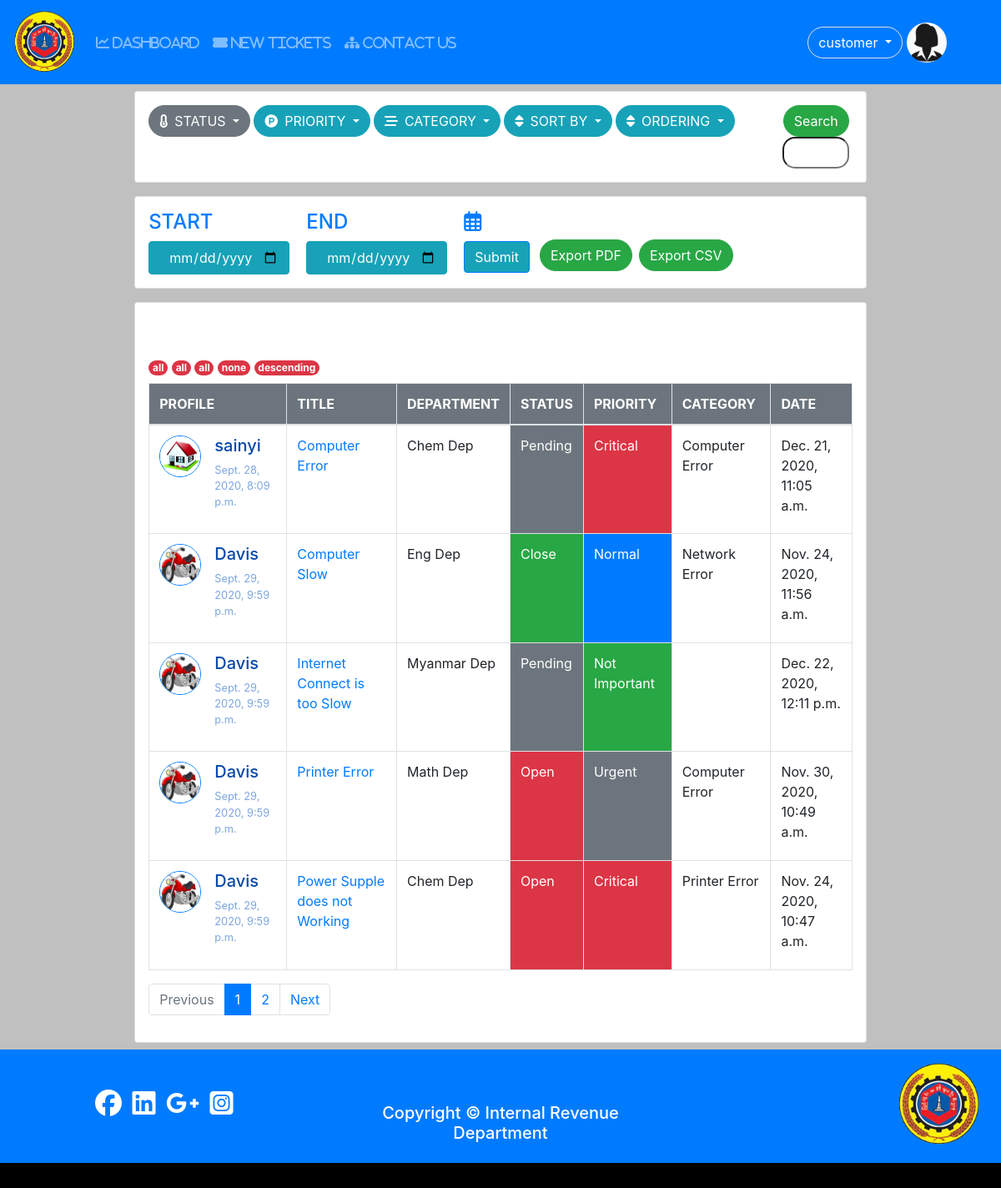
The app's page /tickets (signed in), older data.
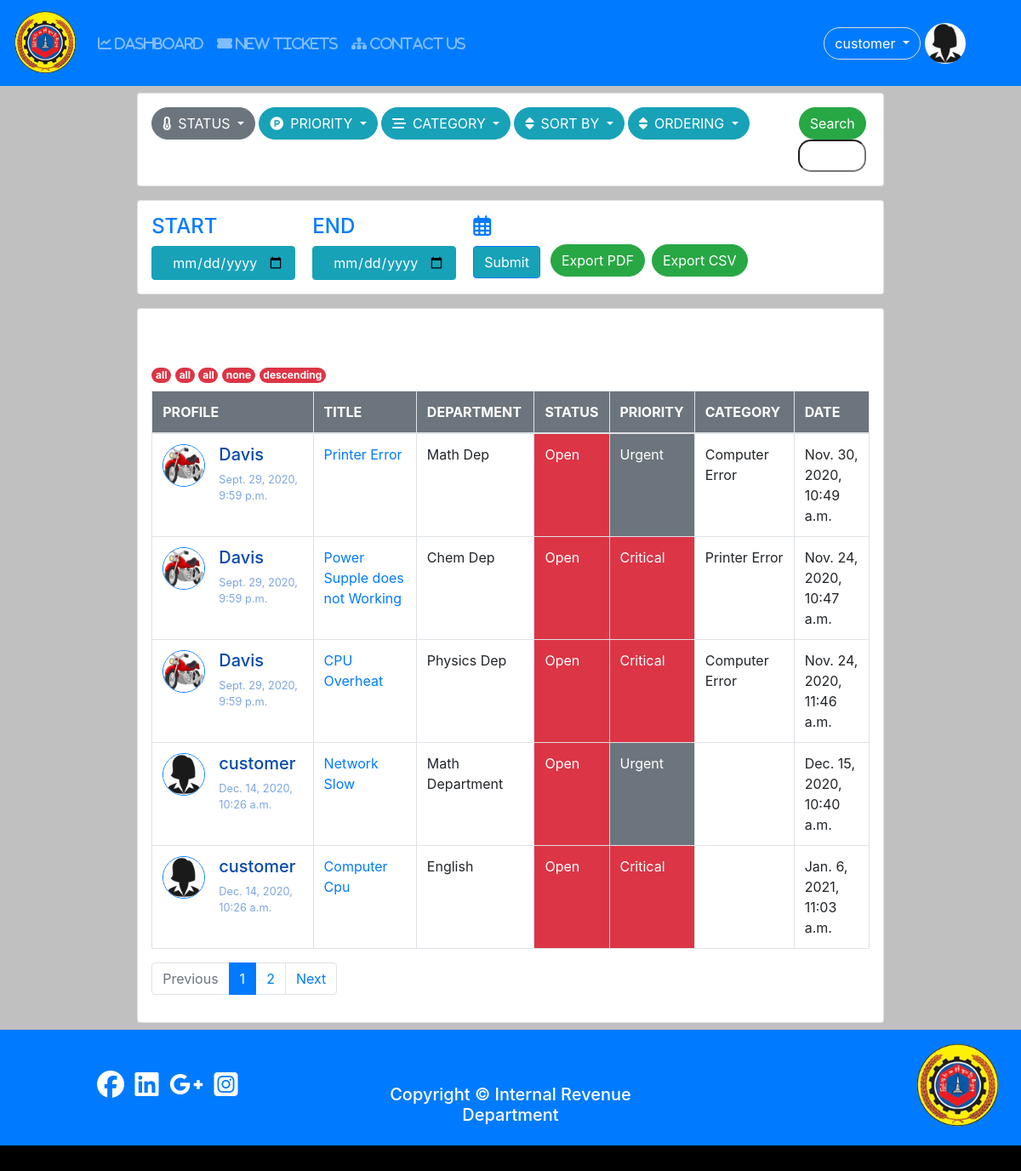
The same page, newer data.
### tickets/models.py (models this page shows, shortened)
class Tickets(models.Model):
	user = models.ForeignKey(User,on_delete=models.CASCADE);
	category = models.ForeignKey(Category,on_delete=models.CASCADE,blank=True,null=True);
	name = models.CharField(max_length = 200);
	subject = models.CharField(max_length = 300);
	description = models.TextField();
	attachment = models.FileField(upload_to = "tickets/files/",null=True,blank=True);
	STATUS_CHOICES = (
						('Open','open'), # (Key,value)
						('Pending','pending'),
						('Closed','closed')
					 );
	SET_PRIORITY = (
					('critical','Critical'),
					('urgent','Urgent'),
					('normal','Normal'),
					('not_important','Not Important'),
				   );
	status = models.CharField(max_length=100,choices=STATUS_CHOICES,default='Open');
	priority = models.CharField(max_length=100,choices= SET_PRIORITY,default = 'not_important');
	created = models.DateTimeField(auto_now_add =True);
	updated = models.DateTimeField(auto_now = True);

class Category(models.Model):
	name = models.CharField(max_length=150);
	slug = models.SlugField(max_length=150,unique=True);

### user/models.py (models this page shows, shortened)
class Profile(models.Model):#User
	user = models.OneToOneField(settings.AUTH_USER_MODEL,on_delete=models.CASCADE);
	photo = models.ImageField(null=True,blank=True,default='default.jpg');
	birthday = models.DateField(null=True,blank=True);
	phone = models.CharField(max_length=20,null=True,blank=True);
	address = models.TextField(null=True,blank=True);
	category = models.ForeignKey(Category,on_delete=models.CASCADE,blank=True,null=True);
	GENDER = (
				('other','Other'), # (Key,value)
				('male','Male'),
				('female','Female')
			);
	gender = models.CharField(max_length=100,choices = GENDER,default='other');

### tickets/views.py (the view)
# urls.py: path('',include('tickets.urls')),
@login_required
def tickets(request):
	categories = Category.objects.all();
	tickets,cat_none = tickets_filter(request);
	clear = False;
	if date['start-date'] and date['end-date']:
		clear = True;
	else:
		clear = False;
	paginator,page_obj,tickets,page = paginated(request,tickets,5);
	return render(request,'tickets/tickets.html',{'nav_ticket':'active',
												  'categories':categories,
												  'tickets':tickets,
												  'find':find,
												  'cat_none':cat_none,
												  'page_obj':page_obj,
												  'paginator':paginator,
												  'page':int(page),
												  'clear':clear,
													});

### tickets/views.py (called while the page is built)
def paginated(request,objects,number):
	paginator = Paginator(objects,number);
	try:
		page = request.GET.get('page'); # page no variable
		page_obj =paginator.get_page(page);
		objects = paginator.page(page);
	except PageNotAnInteger:
		page = 1;
		page_obj = paginator.get_page(1);
		objects = paginator.page(1);
	return paginator,page_obj,objects,page;

### tickets/templates/tickets/tickets.html
{% extends 'user/base.html' %}
{% block content %}
	{% include 'tickets/ticket_mgmt.html' %}
	{% include 'tickets/tickets_view.html' %}
{% endblock %}

### tickets/templates/tickets/tickets_view.html (shortened to what this page needs)
<div class="d-flex justify-content-center">
	<div class="card p-3 m-2 w-75">
<div class="mt-5">
<span class="badge badge-danger rounded-pill">{{find.status}}</span>
<span class="badge badge-danger rounded-pill">{{find.priority}}</span>
{% if find.category == 'all' and cat_none == False %}
	<span class="badge badge-danger rounded-pill">all</span>
{% endif %}
<span class="badge badge-danger rounded-pill">{{find.sort}}</span>
<span class="badge badge-danger rounded-pill">{{find.order}}</span>
</div>
<table class="table table-bordered mt-2">
	<thead class="bg-secondary">
		<tr>
			<th scope="col" class="text-white">PROFILE</th>
			<th scope="col" class="text-white">TITLE</th>
			<th scope="col" class="text-white">DEPARTMENT</th>
			<th scope="col" class="text-white">STATUS</th>
			<th scope="col" class="text-white">PRIORITY</th>
			<th scope="col" class="text-white">CATEGORY</th>
			<th scope="col" class="text-white">DATE</th>
			<tbody>
		{% for ticket in tickets  %}
			<tr>
				<td>
					<div style="display: inline-flex;">
						<a href="{% url 'user-detail-view' id=ticket.user.id %}">
							<img src="{{ticket.user.profile.photo.url}}" alt="profile"
							width="50" height="50"
							class="border border-primary rounded-circle mr-3">
						</a>
						<div>
							<a href="{% url 'user-detail-view' id=ticket.user.id %}">
								<h5 style="color: #0849AA;">{{ticket.user.username}}</h5>
							</a>
							<p style="font-size: 0.8em;color: #7EA6E0;">{{ticket.user.date_joined}}</p>
						</div>
					</div>
				</td>
				<td>
					<a href="{% url 'ticket-detail' id=ticket.id %}">
					{{ticket.subject}}
					</a>
				</td>
				<td>{{ticket.name}}</td>
				{% if ticket.status == 'Open' %}
				<td class="bg-danger text-white">Open</td>
				{% elif ticket.status == 'Closed' %}
				<td class="bg-success text-white">Close</td>
				{% else %}
				<td class="bg-secondary text-white">Pending</td>
				{% endif %}
				{% if ticket.priority == 'critical' %}
				<td class="bg-danger text-white">Critical</td>
				{% elif ticket.priority == 'urgent' %}
				<td class="bg-secondary text-white">Urgent</td>
				{% elif ticket.priority == 'normal' %}
				<td class="bg-primary text-white">Normal</td>
				{% else %}
				<td class="bg-success text-white">Not Important</td>
				{% endif %}
				<td>{{ticket.category.name}}</td>
				<td>{{ticket.created}}</td>
			</tr>
		{% endfor %}
	</tbody>
		</tr>
	</thead>
</table>
{% include 'tickets/paginator.html' %}
</div>
</div>

Row changes from the older to the newer data that the page shows:
removed Tickets: user.profile.photo (picture), user.username "sainyi", user.date_joined "Sept. 28, 2020, 8:09 p.m.", subject "Computer Error", name "Chem Dep", status "Pending", priority "Critical", category.name "Computer Error", created "Dec. 21, 2020, 11:05 a.m."
removed Tickets: user.profile.photo (picture), user.username "Davis", user.date_joined "Sept. 29, 2020, 9:59 p.m.", subject "Computer Slow", name "Eng Dep", status "Close", priority "Normal", category.name "Network Error", created "Nov. 24, 2020, 11:56 a.m."
removed Tickets: user.profile.photo (picture), user.username "Davis", user.date_joined "Sept. 29, 2020, 9:59 p.m.", subject "Internet Connect is too Slow", name "Myanmar Dep", status "Pending", priority "Not Important", created "Dec. 22, 2020, 12:11 p.m."
now on this page (row unchanged): Tickets: user.profile.photo (picture), user.username "Davis", user.date_joined "Sept. 29, 2020, 9:59 p.m.", subject "CPU Overheat", name "Physics Dep", status "Open", priority "Critical", category.name "Computer Error", created "Nov. 24, 2020, 11:46 a.m."
now on this page (row unchanged): Tickets: user.profile.photo (placeholder picture), user.username "customer", user.date_joined "Dec. 14, 2020, 10:26 a.m.", subject "Network Slow", name "Math Department", status "Open", priority "Urgent", created "Dec. 15, 2020, 10:40 a.m."
added Tickets: user.profile.photo (placeholder picture), user.username "customer", user.date_joined "Dec. 14, 2020, 10:26 a.m.", subject "Computer Cpu", name "English", status "Open", priority "Critical", created "Jan. 6, 2021, 11:03 a.m."
